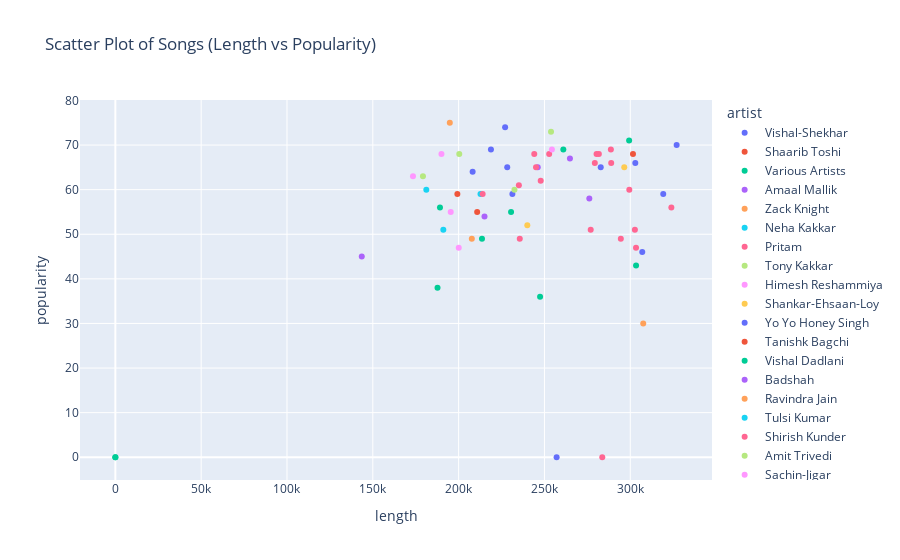

Notebook cell for this chart:
### Code cell
fig = px.scatter(
    naija_playlist,
    x="length",
    y="popularity",
    color="artist",
    hover_name="name",
    title="Scatter Plot of Songs (Length vs Popularity)"
)
fig.show()

### Figure 1 — Plotly figure (JSON) as saved in the notebook; plotly's stock layout.template omitted (floating-point values rounded to 4 significant figures)
{"data": [{"hovertemplate": "<b>%{hovertext}</b><br><br>artist=Vishal-Shekhar<br>length=%{x}<br>popularity=%{y}<extra></extra>", "hovertext": ["Desi Girl (From \"Dostana\")", "Tu Meri (From \"Bang Bang\")", "One Two Three Four (Get On The Dance Floor)", "Chammak Challo", "Ghungroo (From \"War\")", "Jhoome Jo Pathaan", "Ude Dil Befikre"], "legendgroup": "Vishal-Shekhar", "marker": {"color": "#636efa", "symbol": "circle"}, "mode": "markers", "name": "Vishal-Shekhar", "orientation": "v", "showlegend": true, "type": "scatter", "x": [306986, 257089, 228323, 227091, 302935, 208164, 231326], "xaxis": "x", "y": [46, 0, 65, 74, 66, 64, 59], "yaxis": "y"}, {"hovertemplate": "<b>%{hovertext}</b><br><br>artist=Shaarib Toshi<br>length=%{x}<br>popularity=%{y}<extra></extra>", "hovertext": ["Saturday Saturday"], "legendgroup": "Shaarib Toshi", "marker": {"color": "#EF553B", "symbol": "circle"}, "mode": "markers", "name": "Shaarib Toshi", "orientation": "v", "showlegend": true, "type": "scatter", "x": [210799], "xaxis": "x", "y": [55], "yaxis": "y"}, {"hovertemplate": "<b>%{hovertext}</b><br><br>artist=Various Artists<br>length=%{x}<br>popularity=%{y}<extra></extra>", "hovertext": ["Kar Gayi Chull (From \"Kapoor & Sons (Since 1921)\")", "Tukur Tukur (From \"Dilwale\")", "", "Song: Dola Re", "", "What Jhumka ? (From \"Rocky Aur Rani Kii Prem Kahaani\")", "Tere Vaaste (From \"Zara Hatke Zara Bachke\")", "Zaalima"], "legendgroup": "Various Artists", "marker": {"color": "#00cc96", "symbol": "circle"}, "mode": "markers", "name": "Various Artists", "orientation": "v", "showlegend": true, "type": "scatter", "x": [187710, 247458, 0, 303386, 0, 213611, 189136, 299333], "xaxis": "x", "y": [38, 36, 0, 43, 0, 49, 56, 71], "yaxis": "y"}, {"hovertemplate": "<b>%{hovertext}</b><br><br>artist=Amaal Mallik<br>length=%{x}<br>popularity=%{y}<extra></extra>", "hovertext": ["Let's Nacho", "Sooraj Dooba Hain", "Chittiyaan Kalaiyaan"], "legendgroup": "Amaal Mallik", "marker": {"color": "#ab63fa", "symbol": "circle"}, "mode": "markers", "name": "Amaal Mallik", "orientation": "v", "showlegend": true, "type": "scatter", "x": [215075, 264854, 246100], "xaxis": "x", "y": [54, 67, 65], "yaxis": "y"}, {"hovertemplate": "<b>%{hovertext}</b><br><br>artist=Zack Knight<br>length=%{x}<br>popularity=%{y}<extra></extra>", "hovertext": ["Bom Diggy"], "legendgroup": "Zack Knight", "marker": {"color": "#FFA15A", "symbol": "circle"}, "mode": "markers", "name": "Zack Knight", "orientation": "v", "showlegend": true, "type": "scatter", "x": [207692], "xaxis": "x", "y": [49], "yaxis": "y"}, {"hovertemplate": "<b>%{hovertext}</b><br><br>artist=Neha Kakkar<br>length=%{x}<br>popularity=%{y}<extra></extra>", "hovertext": ["Aankh Marey (From \"Simmba\")"], "legendgroup": "Neha Kakkar", "marker": {"color": "#19d3f3", "symbol": "circle"}, "mode": "markers", "name": "Neha Kakkar", "orientation": "v", "showlegend": true, "type": "scatter", "x": [212741], "xaxis": "x", "y": [59], "yaxis": "y"}, {"hovertemplate": "<b>%{hovertext}</b><br><br>artist=Pritam<br>length=%{x}<br>popularity=%{y}<extra></extra>", "hovertext": ["Balam Pichkari", "Badtameez Dil", "Marjaani", "Dhoom Machale Dhoom", "Kamli", "Dhoom Again", "Tu Hi Junoon", "Subha Hone Na De", "Mauja Hi Mauja", "Make Some Noise For The Desi Boyz", "Tum Hi Ho Bandhu", "Lat Lag Gayee", "First Class (Kalank)", "Twist", "Crazy Kiya Re (From \"Dhoom:2\")", "Pungi", "Khwab Dekhe Sexy Lady"], "legendgroup": "Pritam", "marker": {"color": "#FF6692", "symbol": "circle"}, "mode": "markers", "name": "Pritam", "orientation": "v", "showlegend": true, "type": "scatter", "x": [288902, 252760, 323941, 235624, 235102, 302706, 303360, 288696, 245099, 244067, 283693, 280369, 276959, 299440, 294504, 247826, 279356], "xaxis": "x", "y": [66, 68, 56, 49, 61, 51, 47, 69, 65, 68, 0, 68, 51, 60, 49, 62, 66], "yaxis": "y"}, {"hovertemplate": "<b>%{hovertext}</b><br><br>artist=Tony Kakkar<br>length=%{x}<br>popularity=%{y}<extra></extra>", "hovertext": ["Coca Cola (From \"Luka Chuppi\")"], "legendgroup": "Tony Kakkar", "marker": {"color": "#B6E880", "symbol": "circle"}, "mode": "markers", "name": "Tony Kakkar", "orientation": "v", "showlegend": true, "type": "scatter", "x": [179225], "xaxis": "x", "y": [63], "yaxis": "y"}, {"hovertemplate": "<b>%{hovertext}</b><br><br>artist=Himesh Reshammiya<br>length=%{x}<br>popularity=%{y}<extra></extra>", "hovertext": ["Hookah Bar"], "legendgroup": "Himesh Reshammiya", "marker": {"color": "#FF97FF", "symbol": "circle"}, "mode": "markers", "name": "Himesh Reshammiya", "orientation": "v", "showlegend": true, "type": "scatter", "x": [254351], "xaxis": "x", "y": [69], "yaxis": "y"}, {"hovertemplate": "<b>%{hovertext}</b><br><br>artist=Shankar-Ehsaan-Loy<br>length=%{x}<br>popularity=%{y}<extra></extra>", "hovertext": ["Gallan Goodiyaan"], "legendgroup": "Shankar-Ehsaan-Loy", "marker": {"color": "#FECB52", "symbol": "circle"}, "mode": "markers", "name": "Shankar-Ehsaan-Loy", "orientation": "v", "showlegend": true, "type": "scatter", "x": [296500], "xaxis": "x", "y": [65], "yaxis": "y"}, {"hovertemplate": "<b>%{hovertext}</b><br><br>artist=Yo Yo Honey Singh<br>length=%{x}<br>popularity=%{y}<extra></extra>", "hovertext": ["Party All Night (From \"Boss\")"], "legendgroup": "Yo Yo Honey Singh", "marker": {"color": "#636efa", "symbol": "circle"}, "mode": "markers", "name": "Yo Yo Honey Singh", "orientation": "v", "showlegend": true, "type": "scatter", "x": [282792], "xaxis": "x", "y": [65], "yaxis": "y"}, {"hovertemplate": "<b>%{hovertext}</b><br><br>artist=Tanishk Bagchi<br>length=%{x}<br>popularity=%{y}<extra></extra>", "hovertext": ["Tamma Tamma Again"], "legendgroup": "Tanishk Bagchi", "marker": {"color": "#EF553B", "symbol": "circle"}, "mode": "markers", "name": "Tanishk Bagchi", "orientation": "v", "showlegend": true, "type": "scatter", "x": [199264], "xaxis": "x", "y": [59], "yaxis": "y"}, {"hovertemplate": "<b>%{hovertext}</b><br><br>artist=Vishal Dadlani<br>length=%{x}<br>popularity=%{y}<extra></extra>", "hovertext": ["Jai Jai Shivshankar (From \"War\")"], "legendgroup": "Vishal Dadlani", "marker": {"color": "#00cc96", "symbol": "circle"}, "mode": "markers", "name": "Vishal Dadlani", "orientation": "v", "showlegend": true, "type": "scatter", "x": [230557], "xaxis": "x", "y": [55], "yaxis": "y"}, {"hovertemplate": "<b>%{hovertext}</b><br><br>artist=Badshah<br>length=%{x}<br>popularity=%{y}<extra></extra>", "hovertext": ["Har Ghoont Mein Swag"], "legendgroup": "Badshah", "marker": {"color": "#ab63fa", "symbol": "circle"}, "mode": "markers", "name": "Badshah", "orientation": "v", "showlegend": true, "type": "scatter", "x": [143572], "xaxis": "x", "y": [45], "yaxis": "y"}, {"hovertemplate": "<b>%{hovertext}</b><br><br>artist=Ravindra Jain<br>length=%{x}<br>popularity=%{y}<extra></extra>", "hovertext": ["Gori Tera Gaon Bada Pyara"], "legendgroup": "Ravindra Jain", "marker": {"color": "#FFA15A", "symbol": "circle"}, "mode": "markers", "name": "Ravindra Jain", "orientation": "v", "showlegend": true, "type": "scatter", "x": [307560], "xaxis": "x", "y": [30], "yaxis": "y"}, {"hovertemplate": "<b>%{hovertext}</b><br><br>artist=Tulsi Kumar<br>length=%{x}<br>popularity=%{y}<extra></extra>", "hovertext": ["O Saki Saki (From \"Batla House\")"], "legendgroup": "Tulsi Kumar", "marker": {"color": "#19d3f3", "symbol": "circle"}, "mode": "markers", "name": "Tulsi Kumar", "orientation": "v", "showlegend": true, "type": "scatter", "x": [191089], "xaxis": "x", "y": [51], "yaxis": "y"}, {"hovertemplate": "<b>%{hovertext}</b><br><br>artist=Shirish Kunder<br>length=%{x}<br>popularity=%{y}<extra></extra>", "hovertext": ["Sheila Ki Jawani"], "legendgroup": "Shirish Kunder", "marker": {"color": "#FF6692", "symbol": "circle"}, "mode": "markers", "name": "Shirish Kunder", "orientation": "v", "showlegend": true, "type": "scatter", "x": [281707], "xaxis": "x", "y": [68], "yaxis": "y"}, {"hovertemplate": "<b>%{hovertext}</b><br><br>artist=Amit Trivedi<br>length=%{x}<br>popularity=%{y}<extra></extra>", "hovertext": ["Shubhaarambh", "Uyi Amma - From \"Azaad\""], "legendgroup": "Amit Trivedi", "marker": {"color": "#B6E880", "symbol": "circle"}, "mode": "markers", "name": "Amit Trivedi", "orientation": "v", "showlegend": true, "type": "scatter", "x": [232533, 253833], "xaxis": "x", "y": [60, 73], "yaxis": "y"}, {"hovertemplate": "<b>%{hovertext}</b><br><br>artist=Sachin-Jigar<br>length=%{x}<br>popularity=%{y}<extra></extra>", "hovertext": ["Odhani (From \"Made in China\")", "Slowly Slowly"], "legendgroup": "Sachin-Jigar", "marker": {"color": "#FF97FF", "symbol": "circle"}, "mode": "markers", "name": "Sachin-Jigar", "orientation": "v", "showlegend": true, "type": "scatter", "x": [195397, 200066], "xaxis": "x", "y": [55, 47], "yaxis": "y"}, {"hovertemplate": "<b>%{hovertext}</b><br><br>artist=Chandan Shetty<br>length=%{x}<br>popularity=%{y}<extra></extra>", "hovertext": ["Party Freak"], "legendgroup": "Chandan Shetty", "marker": {"color": "#FECB52", "symbol": "circle"}, "mode": "markers", "name": "Chandan Shetty", "orientation": "v", "showlegend": true, "type": "scatter", "x": [240017], "xaxis": "x", "y": [52], "yaxis": "y"}, {"hovertemplate": "<b>%{hovertext}</b><br><br>artist=A.R. Rahman<br>length=%{x}<br>popularity=%{y}<extra></extra>", "hovertext": ["Jiya Re", "Kabhi Kabhi Aditi", "Guzarish"], "legendgroup": "A.R. Rahman", "marker": {"color": "#636efa", "symbol": "circle"}, "mode": "markers", "name": "A.R. Rahman", "orientation": "v", "showlegend": true, "type": "scatter", "x": [319216, 218836, 327029], "xaxis": "x", "y": [59, 69, 70], "yaxis": "y"}, {"hovertemplate": "<b>%{hovertext}</b><br><br>artist=Ajay-Atul<br>length=%{x}<br>popularity=%{y}<extra></extra>", "hovertext": ["Chikni Chameli"], "legendgroup": "Ajay-Atul", "marker": {"color": "#EF553B", "symbol": "circle"}, "mode": "markers", "name": "Ajay-Atul", "orientation": "v", "showlegend": true, "type": "scatter", "x": [301586], "xaxis": "x", "y": [68], "yaxis": "y"}, {"hovertemplate": "<b>%{hovertext}</b><br><br>artist=Sajid-Wajid<br>length=%{x}<br>popularity=%{y}<extra></extra>", "hovertext": ["Soni De Nakhre"], "legendgroup": "Sajid-Wajid", "marker": {"color": "#00cc96", "symbol": "circle"}, "mode": "markers", "name": "Sajid-Wajid", "orientation": "v", "showlegend": true, "type": "scatter", "x": [261013], "xaxis": "x", "y": [69], "yaxis": "y"}, {"hovertemplate": "<b>%{hovertext}</b><br><br>artist=Arijit Singh<br>length=%{x}<br>popularity=%{y}<extra></extra>", "hovertext": ["Main Tera Boyfriend (From \"Raabta\")"], "legendgroup": "Arijit Singh", "marker": {"color": "#ab63fa", "symbol": "circle"}, "mode": "markers", "name": "Arijit Singh", "orientation": "v", "showlegend": true, "type": "scatter", "x": [276153], "xaxis": "x", "y": [58], "yaxis": "y"}, {"hovertemplate": "<b>%{hovertext}</b><br><br>artist=Jasleen Royal<br>length=%{x}<br>popularity=%{y}<extra></extra>", "hovertext": ["Heeriye (feat. Arijit Singh)"], "legendgroup": "Jasleen Royal", "marker": {"color": "#FFA15A", "symbol": "circle"}, "mode": "markers", "name": "Jasleen Royal", "orientation": "v", "showlegend": true, "type": "scatter", "x": [194857], "xaxis": "x", "y": [75], "yaxis": "y"}, {"hovertemplate": "<b>%{hovertext}</b><br><br>artist=Ritviz<br>length=%{x}<br>popularity=%{y}<extra></extra>", "hovertext": ["Liggi"], "legendgroup": "Ritviz", "marker": {"color": "#19d3f3", "symbol": "circle"}, "mode": "markers", "name": "Ritviz", "orientation": "v", "showlegend": true, "type": "scatter", "x": [181176], "xaxis": "x", "y": [60], "yaxis": "y"}, {"hovertemplate": "<b>%{hovertext}</b><br><br>artist=Kavita Seth<br>length=%{x}<br>popularity=%{y}<extra></extra>", "hovertext": ["Rangi Saari"], "legendgroup": "Kavita Seth", "marker": {"color": "#FF6692", "symbol": "circle"}, "mode": "markers", "name": "Kavita Seth", "orientation": "v", "showlegend": true, "type": "scatter", "x": [214000], "xaxis": "x", "y": [59], "yaxis": "y"}, {"hovertemplate": "<b>%{hovertext}</b><br><br>artist=Anirudh Ravichander<br>length=%{x}<br>popularity=%{y}<extra></extra>", "hovertext": ["Chaleya"], "legendgroup": "Anirudh Ravichander", "marker": {"color": "#B6E880", "symbol": "circle"}, "mode": "markers", "name": "Anirudh Ravichander", "orientation": "v", "showlegend": true, "type": "scatter", "x": [200373], "xaxis": "x", "y": [68], "yaxis": "y"}, {"hovertemplate": "<b>%{hovertext}</b><br><br>artist=Diljit Dosanjh<br>length=%{x}<br>popularity=%{y}<extra></extra>", "hovertext": ["Lover", "Choli Ke Peeche (From \"Crew\")"], "legendgroup": "Diljit Dosanjh", "marker": {"color": "#FF97FF", "symbol": "circle"}, "mode": "markers", "name": "Diljit Dosanjh", "orientation": "v", "showlegend": true, "type": "scatter", "x": [190000, 173400], "xaxis": "x", "y": [68, 63], "yaxis": "y"}], "layout": {"legend": {"title": {"text": "artist"}, "tracegroupgap": 0}, "title": {"text": "Scatter Plot of Songs (Length vs Popularity)"}, "xaxis": {"anchor": "y", "domain": [0, 1], "title": {"text": "length"}}, "yaxis": {"anchor": "x", "domain": [0, 1], "title": {"text": "popularity"}}}}
